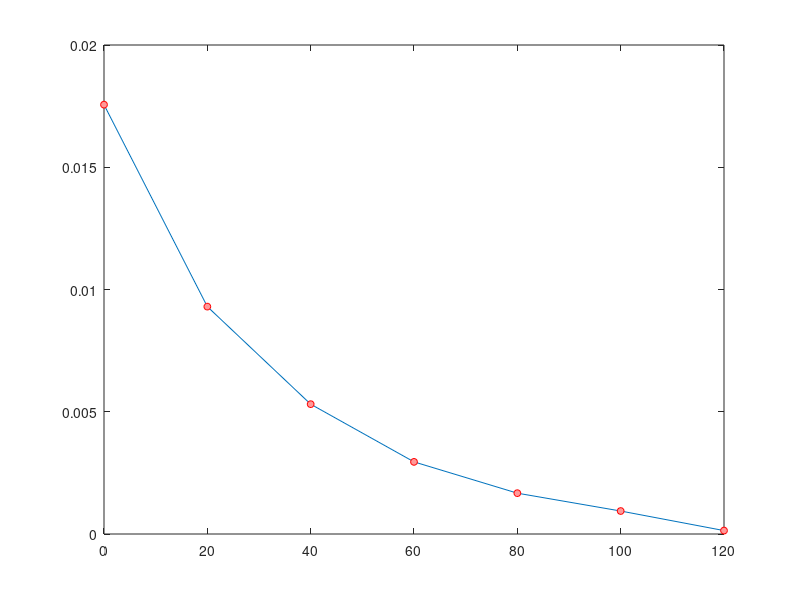

Write the MATLAB code that produced this figure.
t=[0,20,40,60,80,100,120];
c=[0.01756,0.0093,0.00531,0.00295,0.00167,0.00094,0.00014];

n=numel(t);
d=zeros(1,n);
sum=0;

for i=3:n
    h=t(i)-t(i-1);
    M=containers.Map(t,c);
    der=(M(t(i-2))-4*M(t(i-1))+3*M(t(i)))/(2*h)
    d(i)=der;
    sum=sum+der;
end

avg_der=sum/(n-2)
d

plot(t, c,'-o','MarkerSize',5,...
    'MarkerEdgeColor','red',...
    'MarkerFaceColor',[1 .6 .6]);